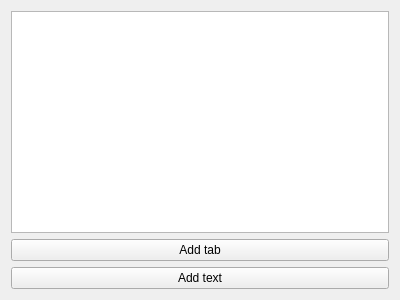
<?xml version="1.0" encoding="UTF-8"?>
<ui version="4.0">
 <class>Form</class>
 <widget class="QWidget" name="Form">
  <property name="geometry">
   <rect>
    <x>0</x>
    <y>0</y>
    <width>400</width>
    <height>300</height>
   </rect>
  </property>
  <property name="windowTitle">
   <string>Form</string>
  </property>
  <layout class="QVBoxLayout" name="verticalLayout">
   <item>
    <widget class="QTextEdit" name="board"/>
   </item>
   <item>
    <widget class="QPushButton" name="text">
     <property name="text">
      <string>Add tab</string>
     </property>
    </widget>
   </item>
   <item>
    <widget class="QPushButton" name="tab">
     <property name="text">
      <string>Add text</string>
     </property>
    </widget>
   </item>
  </layout>
 </widget>
 <resources/>
 <connections/>
</ui>
